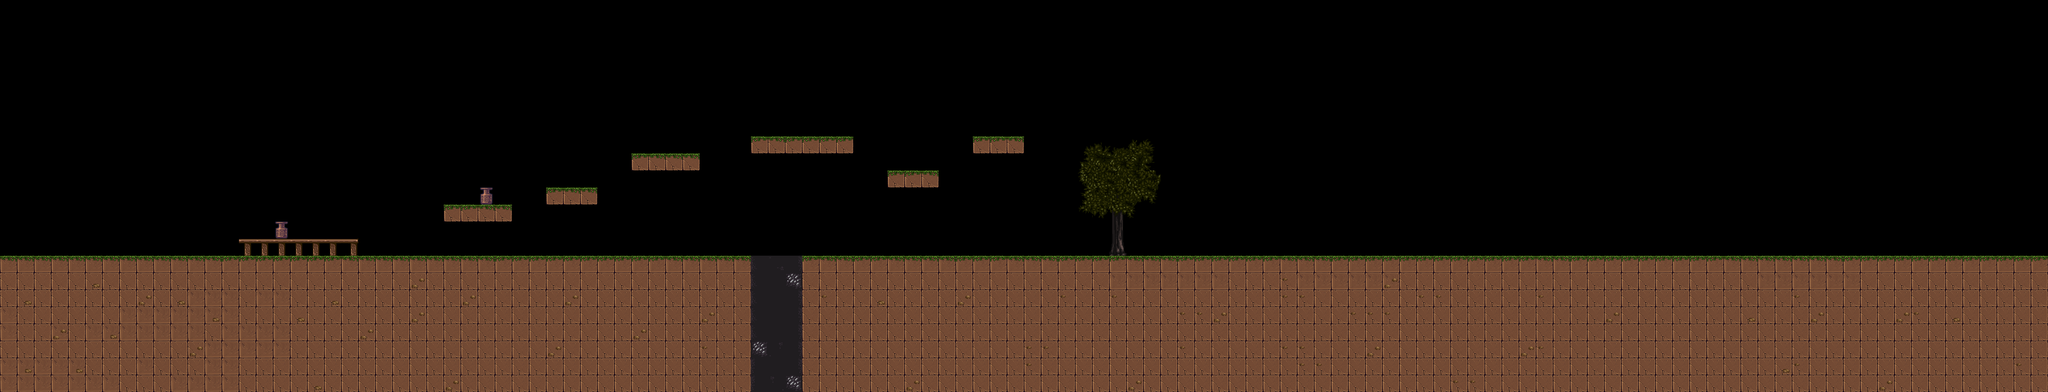

Tiled map render using the project's own tile images. Description and the map definition, with tile-layer contents summarised, below:
An orthogonal 120x23 tile map with 32x32 px tiles, 2 tile layers (Слой тайлов 1, Слой тайлов 2), 2 tilesets and 14 objects (13x Solid).

<map version="1.10" tiledversion="1.11.2" orientation="orthogonal" renderorder="right-down" width="120" height="23" tilewidth="32" tileheight="32" infinite="0" nextlayerid="4" nextobjectid="74">
 <tileset firstgid="1" source="hyptosis_tile-art-batch-1.tsx" />
 <tileset firstgid="901" source="hyptosis_tile-art-batch-1.tsx" />
 <layer id="1" name="Слой тайлов 1" width="120" height="23">
  <data>[2760 cells, 996 non-empty, 12 distinct tile ids]</data>
 </layer>
 <layer id="3" name="Слой тайлов 2" width="120" height="23">
  <data>[2760 cells, 282 non-empty, 30 distinct tile ids]</data>
 </layer>
 <objectgroup id="2" name="Слой объектов 1">
  <object id="55" name="Solid" x="512" y="416" width="32" height="32" />
  <object id="58" name="Solid" x="1.33333" y="0" width="1.33333" height="480" />
  <object id="59" name="Solid" x="3836.67" y="1.33333" width="2" height="478" />
  <object id="60" name="Solid" x="832" y="384" width="128" height="32" />
  <object id="61" name="Solid" x="896" y="352" width="32" height="32" />
  <object id="62" name="Solid" x="1024" y="352" width="96" height="32" />
  <object id="64" x="1117" y="738" width="207" height="12" />
  <object id="65" name="Solid" x="0" y="480" width="1408" height="256" />
  <object id="66" name="Solid" x="1504" y="480" width="2336" height="256" />
  <object id="69" name="Solid" x="1184" y="288" width="128" height="32" />
  <object id="70" name="Solid" x="1408" y="256" width="192" height="32" />
  <object id="71" name="Solid" x="1664" y="320" width="96" height="32" />
  <object id="72" name="Solid" x="1824" y="256" width="96" height="32" />
  <object id="73" name="Solid" x="448" y="448" width="224" height="32" />
 </objectgroup>
</map>
